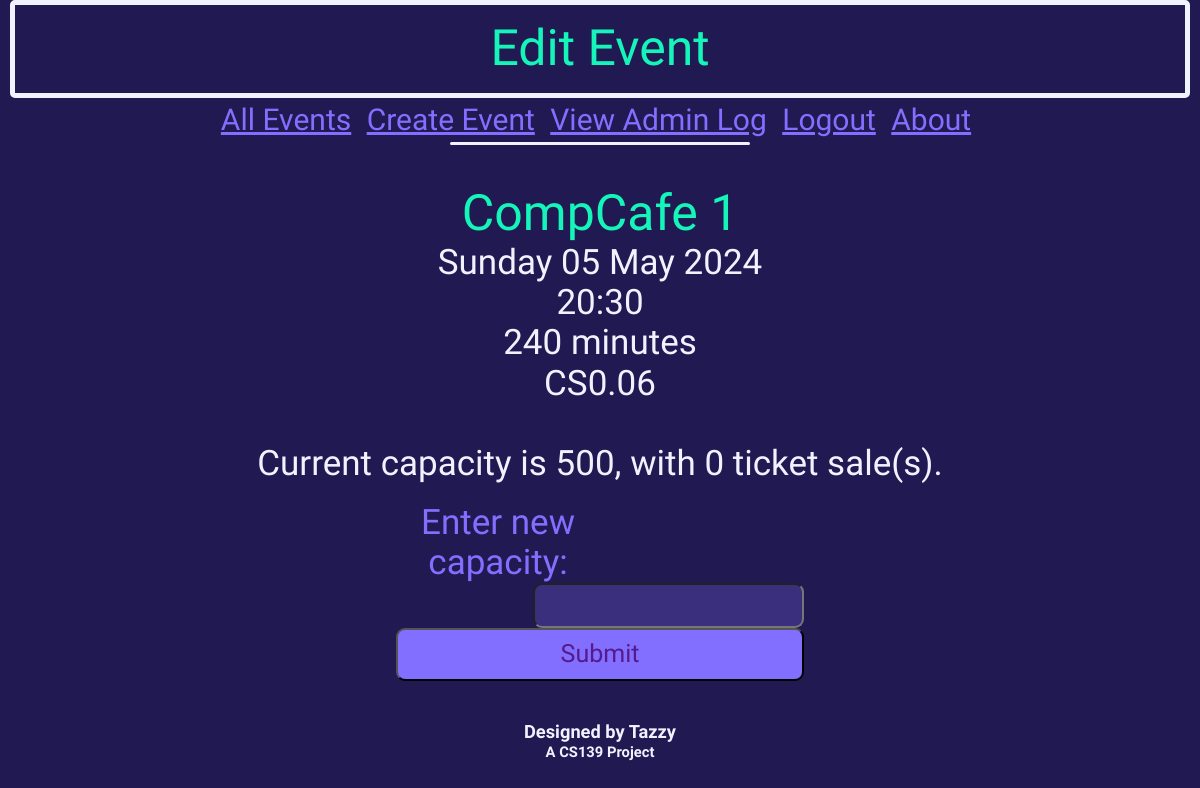
Page /editEvent?eventid=1 (signed in) on the earlier database version.
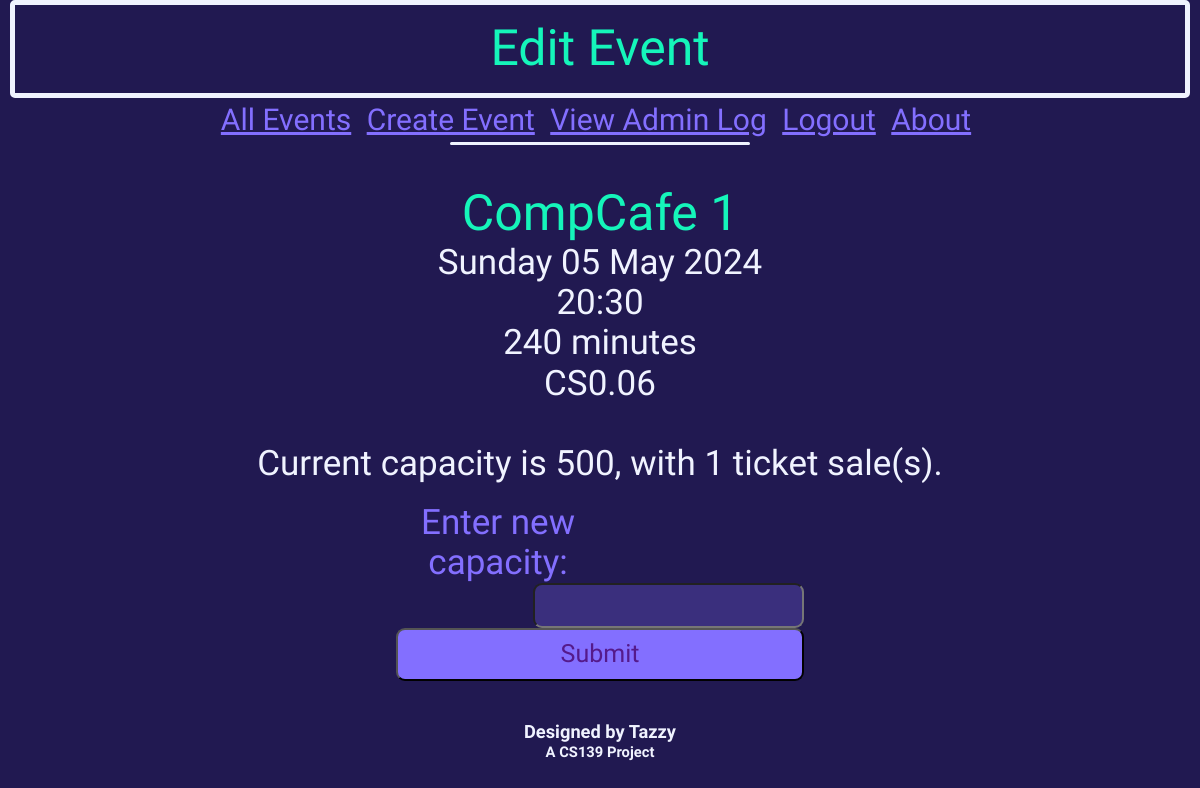
Same page on the later database version.
### db_definition.py (models this page shows, shortened)
class Event(db.Model):
    __tablename__ = "events"
    event_id = db.Column(db.Integer, primary_key = True)
    name = db.Column(db.String(20))
    dateTime = db.Column(db.DateTime)
    duration = db.Column(db.Integer) # Minutes
    capacity = db.Column(db.Integer)
    ticketsSold = db.Column(db.Integer)
    location = db.Column(db.String(50))

### eventbyte.py (the view, shortened to what this page needs)
@app.route('/editEvent', methods=["GET", "POST"])
def editEvent():
    if not current_user.is_authenticated or current_user.userClass != "super":
        flash("Only accessible to admins.")
        return redirect('/')
    if request.method == "GET":
        eventID = request.args.get("eventid") or None
        if not eventID:
            return redirect('/')
        thisEvent = Event.query.filter_by(event_id=eventID).first()
        return render_template('editEvent.html', event=thisEvent)

### eventbyte.py (called while the page is built)
@loginManager.user_loader
def loadUser(user_id):
    return User.query.get(int(user_id))

### templates/editEvent.html (shortened to what this page needs)
{% extends 'base.html' %}
{% block heading %}
    <div class="title subtitle">
        Edit Event
    </div>
{% endblock %}
{% block content %}
    <div class="eventInformation">
        <br>
        <span class="titleRef" style="font-size: 50px;">{{ event.name }}</span><br>
        {{ event.dateTime.strftime('%A') }} {{ event.dateTime.strftime('%d') }} {{ event.dateTime.strftime('%b') }} {{ event.dateTime.strftime('%Y') }}<br>
        {{ event.dateTime.strftime('%H') }}:{{ event.dateTime.strftime('%M') }}<br>
        {{ event.duration }} minutes<br>
        {{ event.location }}<br><br>
        Current capacity is {{ event.capacity }}, with {{ event.ticketsSold }} ticket sale(s).
    </div>
    <br>
    <div id="editEventFormContainer">
        <form id="editEventForm" action="editEvent" method="post">
            <label for="newCapacity">Enter new capacity:</label>
            <input type="text" name="newCapacity"><br><br>
            <input type="submit" value="Submit">
        </form>
    </div>
    <br><br><br>
{% endblock %}

Differences in the rows shown:
changed Event "CompCafe 1": ticketsSold "0" → "1"
